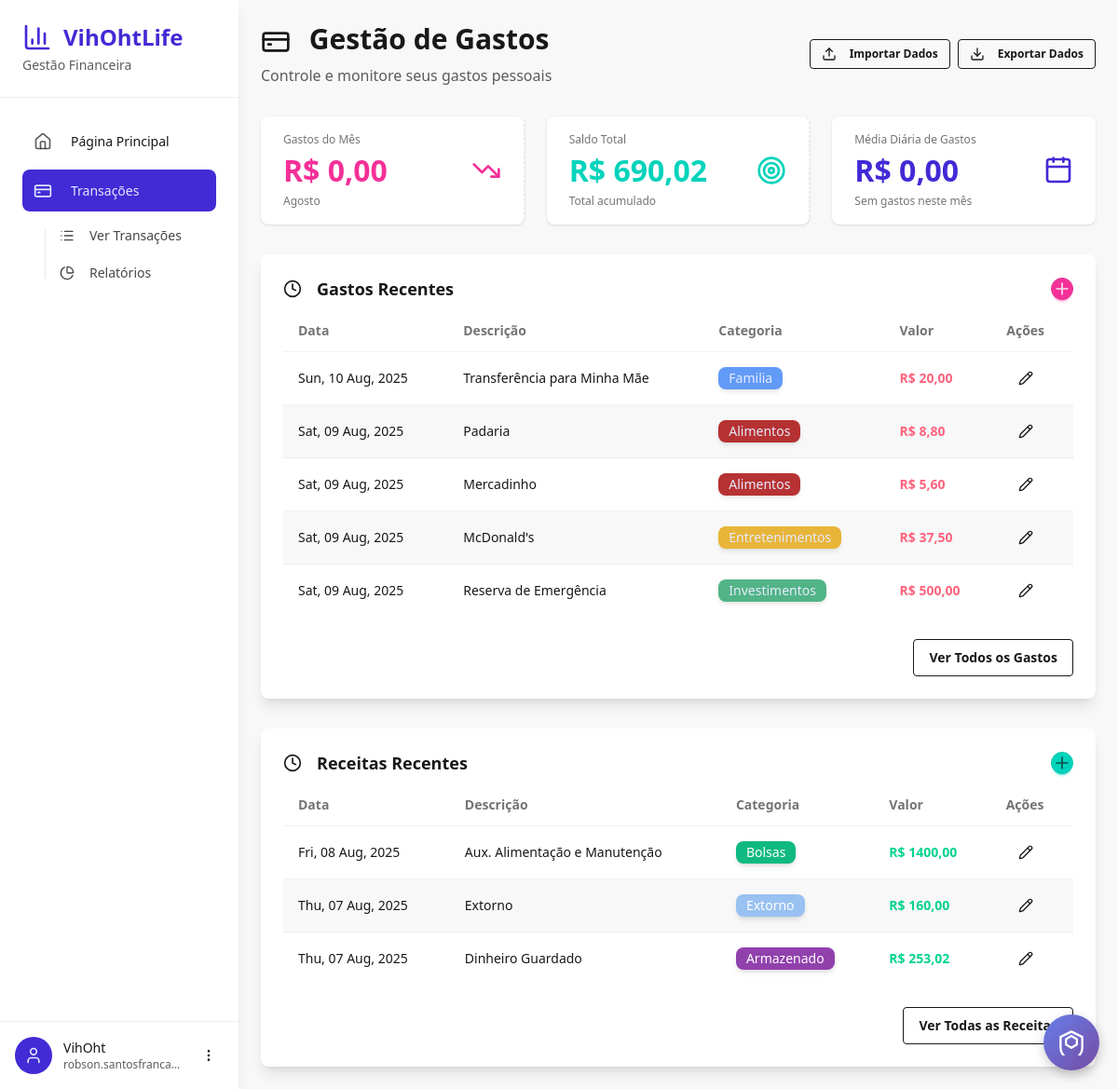
The page /finance/ (signed in) on the database as committed earlier.
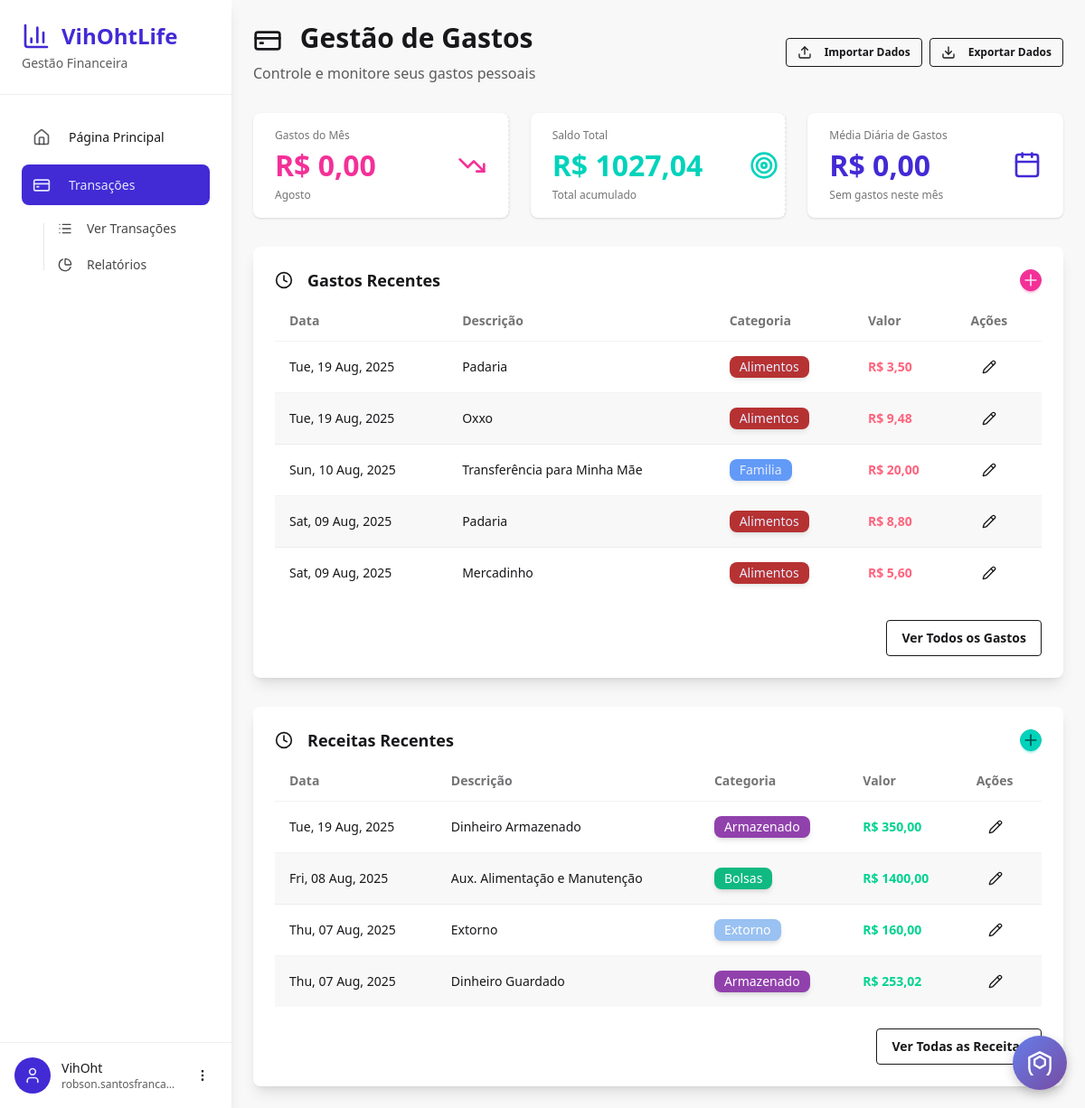
The same page on the database as committed later.
### finance_manager/models.py (models this page shows, shortened)
class Expenses(models.Model):
    user = models.ForeignKey(settings.AUTH_USER_MODEL, on_delete=models.CASCADE)
    category = models.ForeignKey(
        ExpenseCategory, on_delete=models.CASCADE, null=True, blank=True
    )
    created_at = models.DateTimeField(auto_now_add=True)
    spent_at = models.DateField()
    description = models.CharField(max_length=100)
    detailed_description = models.CharField(max_length=600)
    amount = models.IntegerField()

class ExpenseCategory(models.Model):
    user = models.ForeignKey(settings.AUTH_USER_MODEL, on_delete=models.CASCADE)
    name = models.CharField(max_length=100, unique=True)
    description = models.CharField(max_length=300)
    color = ColorField(default="#FFFFFF")
    class Meta:
        verbose_name_plural = "Expense Categories"
        unique_together = ["user", "name"]  # Prevent duplicate category names per user

class Incomes(models.Model):
    user = models.ForeignKey(settings.AUTH_USER_MODEL, on_delete=models.CASCADE)
    category = models.ForeignKey(
        IncomeCategorys, on_delete=models.CASCADE, null=True, blank=True
    )
    created_at = models.DateTimeField(auto_now_add=True)
    received_at = models.DateField()
    description = models.CharField(max_length=100)
    detailed_description = models.CharField(max_length=600)
    amount = models.IntegerField()

class IncomeCategorys(models.Model):
    user = models.ForeignKey(settings.AUTH_USER_MODEL, on_delete=models.CASCADE)
    name = models.CharField(max_length=100)
    description = models.CharField(max_length=300)
    color = ColorField(default="#FFFFFF")
    class Meta:
        verbose_name_plural = "Income Categories"
        unique_together = ["user", "name"]  # Prevent duplicate category names per user

### finance_manager/views.py (the view)
# urls.py: path("", views.dashboard, name="dashboard"),
@login_required
def dashboard(request):
    expenses = Expenses.objects.filter(user=request.user).order_by("-spent_at")[:5]
    expenses_this_month = Expenses.objects.filter(
        user=request.user,
        spent_at__year=datetime.now().year,
        spent_at__month=datetime.now().month,
    )
    incomes = Incomes.objects.filter(user=request.user).order_by("-received_at")[:5]
    expense_categories = ExpenseCategory.objects.filter(user=request.user)
    income_categories = IncomeCategorys.objects.filter(user=request.user)
    total_expenses = sum([x.amount for x in Expenses.objects.filter(user=request.user)])
    total_incomes = sum([x.amount for x in Incomes.objects.filter(user=request.user)])
    range_of_days = "Sem gastos neste mês"
    total_expenses_this_month = 0
    daily_mean = 0
    if expenses_this_month:
        range_of_days = f"Últimos {datetime.now().day} dias"
        total_expenses_this_month = sum([x.amount for x in expenses_this_month])
        daily_mean = total_expenses_this_month // datetime.now().day
    total_amount = total_incomes - total_expenses
    return render(
        request,
        "finance_manager/dashboard.html",
        {
            "expenses": expenses,
            "incomes": incomes,
            "expense_categories": expense_categories,
            "income_categories": income_categories,
            "categories": expense_categories,  # For backward compatibility
            "total_expenses_this_month": f"{total_expenses_this_month // 100},{total_expenses_this_month % 100:02n}",
            "total_amount": f"{total_amount // 100},{total_amount % 100:02n}",
            "range_of_days": range_of_days,
            "daily_mean": f"{daily_mean // 100},{daily_mean % 100:02n}",
        },
    )

### templates/finance_manager/dashboard.html (shortened to what the changed rows need)
{% extends 'finance_manager/base.html' %}
{% load static %}
{% load mathfilters %}
{% block finance_head %}
<link rel="stylesheet" type="text/css" href="{% static 'css/finance_dashboard.css' %}">
{% endblock %}
{% block finance_content %}
<div class="max-w-7xl mx-auto">
  <div class="mb-8">
    <div class="flex justify-between items-center mb-4">
      <div>
        <h1 class="text-3xl font-bold text-base-content mb-2">
          <i data-lucide="credit-card" class="w-8 h-8 inline-block mr-3"></i>
          Gestão de Gastos
        </h1>
      </div>
    </div>
  </div>
  <div class="grid grid-cols-1 md:grid-cols-3 gap-6 mb-8">
    <div class="stat bg-base-100 rounded-lg shadow hover:shadow-lg transition-shadow cursor-pointer group" onclick="openIncomeModal()">
      <div class="stat-figure text-accent">
        <i data-lucide="target" class="w-8 h-8"></i>
      </div>
      <div class="stat-title">Saldo Total</div>
      <div class="stat-value text-accent flex items-center gap-3">
        R$ {{total_amount}}
      </div>
      <div class="stat-desc">Total acumulado</div>
    </div>
  </div>
  <div class="mt-8">
    <div class="card bg-base-100 shadow-lg">
      <div class="card-body">
        <div class="flex justify-between items-center">
          <h2 class="card-title hover">
            <i data-lucide="clock" class="w-5 h-5 mr-2"></i>
            Gastos Recentes
          </h2>
        </div>
        <div class="overflow-x-auto">
          <table class="table table-zebra">
            <thead>
              <tr>
                <th>Data</th>
                <th>Descrição</th>
                <th>Categoria</th>
                <th>Valor</th>
                <th>Ações</th>
              </tr>
            </thead>
            <tbody>
              {% for expense in expenses %}
              <tr>
                <td>{{ expense.spent_at | date:"D, d M, Y" }}</td>
                <td>{{ expense.description }}</td>
                <td>
                  {% if expense.category %}
                  <span class="badge badge-primary border-hidden shadow-md opacity-80" style="background-color:{{ expense.category.color }}; important!">{{ expense.category.name }}</span>
                  {% else %}
                  <span class="badge badge-ghost">Sem categoria</span>
                  {% endif %}
                </td>
                {% with am=expense.amount %}
                <td class="text-error font-semibold">R$ {{ am|intdiv:100 }}{% if am|mod:100 == 0 %},00{%elif am|mod:100 < 10%},0{{am|mod:100}}{% else %},{{am|mod:100}}{% endif %}</td>
                {% endwith %}
                <td>
                  <button class="btn btn-ghost btn-sm" onclick="openEditExpenseModal({{ expense.id }}, '{{ expense.description|escapejs }}', '{{ expense.detailed_description|escapejs }}', '{{ expense.spent_at|date:'Y-m-d' }}', {{ expense.amount }}, {{ expense.category.id }})">
                    <i data-lucide="pencil" class="w-4 h-4"></i>
                  </button>
                </td>
              </tr>
              {% endfor %}
            </tbody>
          </table>
        </div>
      </div>
    </div>
  </div>
  <div class="mt-8">
    <div class="card bg-base-100 shadow-lg">
      <div class="card-body">
        <div class="flex justify-between items-center">
          <h2 class="card-title hover">
            <i data-lucide="clock" class="w-5 h-5 mr-2"></i>
            Receitas Recentes
          </h2>
        </div>
        <div class="overflow-x-auto">
          <table class="table table-zebra">
            <thead>
              <tr>
                <th>Data</th>
                <th>Descrição</th>
                <th>Categoria</th>
                <th>Valor</th>
                <th>Ações</th>
              </tr>
            </thead>
            <tbody>
              {% for income in incomes %}
              <tr>
                <td>{{ income.received_at | date:"D, d M, Y" }}</td>
                <td>{{ income.description }}</td>
                <td>
                  {% if income.category %}
                    <span class="badge badge-secondary border-hidden shadow-md" style="background-color:{{ income.category.color }}; color: white;">{{ income.category.name }}</span>
                  {% else %}
                    <span class="badge badge-ghost">Sem categoria</span>
                  {% endif %}
                </td>
                {% with am=income.amount %}
                <td class="text-success font-semibold">R$ {{ am|intdiv:100 }}{% if am|mod:100 == 0 %},00{%elif am|mod:100 < 10%},0{{am|mod:100}}{% else %},{{am|mod:100}}{% endif %}</td>
                {% endwith %}
                <td>
                  <button class="btn btn-ghost btn-sm" onclick="openEditIncomeModal({{ income.id }}, '{{ income.description|escapejs }}', '{{ income.detailed_description|escapejs }}', '{{ income.received_at|date:'Y-m-d' }}', {{ income.amount }}, {% if income.category %}{{ income.category.id }}{% else %}null{% endif %})">
                    <i data-lucide="pencil" class="w-4 h-4"></i>
                  </button>
                </td>
              </tr>
              {% endfor %}
            </tbody>
          </table>
        </div>
      </div>
    </div>
  </div>
</div>
{% endblock %}

Rows that differ between the two databases and show on the page:
no longer on this page (row unchanged): Expenses: spent_at "Sat, 09 Aug, 2025", description "McDonald's", category.name "Entretenimentos", amount "37", amount|mod "50"
no longer on this page (row unchanged): Expenses: spent_at "Sat, 09 Aug, 2025", description "Reserva de Emergência", category.name "Investimentos", amount "500", shows ",00"
added Expenses: spent_at "Tue, 19 Aug, 2025", description "Padaria", category.name "Alimentos", amount "3", amount|mod "50"
added Expenses: spent_at "Tue, 19 Aug, 2025", description "Oxxo", category.name "Alimentos", amount "9", amount|mod "48"
added Incomes: received_at "Tue, 19 Aug, 2025", description "Dinheiro Armazenado", category.name "Armazenado", amount "350", shows ",00"
Other text that changed with them:
{{ total_amount }}: "690,02" → "1027,04"
